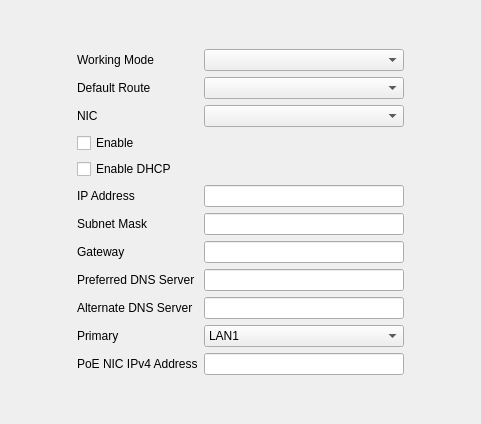
<?xml version="1.0" encoding="UTF-8"?>
<ui version="4.0">
 <class>WizardPageNetwork</class>
 <widget class="QWidget" name="WizardPageNetwork">
  <property name="geometry">
   <rect>
    <x>0</x>
    <y>0</y>
    <width>481</width>
    <height>424</height>
   </rect>
  </property>
  <property name="windowTitle">
   <string>Form</string>
  </property>
  <layout class="QGridLayout" name="gridLayout_2">
   <item row="0" column="1">
    <spacer name="verticalSpacer">
     <property name="orientation">
      <enum>Qt::Vertical</enum>
     </property>
     <property name="sizeHint" stdset="0">
      <size>
       <width>20</width>
       <height>27</height>
      </size>
     </property>
    </spacer>
   </item>
   <item row="1" column="0">
    <spacer name="horizontalSpacer">
     <property name="orientation">
      <enum>Qt::Horizontal</enum>
     </property>
     <property name="sizeHint" stdset="0">
      <size>
       <width>45</width>
       <height>20</height>
      </size>
     </property>
    </spacer>
   </item>
   <item row="1" column="1">
    <layout class="QGridLayout" name="gridLayout">
     <item row="3" column="0">
      <widget class="QCheckBox" name="enableLAN_checkBox">
       <property name="text">
        <string>Enable</string>
       </property>
      </widget>
     </item>
     <item row="2" column="1">
      <widget class="ComboBox" name="selectNIC_comboBox"/>
     </item>
     <item row="0" column="0">
      <widget class="QLabel" name="label_workMode">
       <property name="text">
        <string>Working Mode</string>
       </property>
      </widget>
     </item>
     <item row="7" column="1">
      <widget class="MyLineEdit" name="gateway_lineEdit"/>
     </item>
     <item row="4" column="0">
      <widget class="QCheckBox" name="enableDHCP_checkBox">
       <property name="text">
        <string>Enable DHCP</string>
       </property>
      </widget>
     </item>
     <item row="6" column="0">
      <widget class="QLabel" name="label_netmask">
       <property name="text">
        <string>Subnet Mask</string>
       </property>
      </widget>
     </item>
     <item row="7" column="0">
      <widget class="QLabel" name="label_gateway">
       <property name="text">
        <string>Gateway</string>
       </property>
      </widget>
     </item>
     <item row="2" column="0">
      <widget class="QLabel" name="label_selectNIC">
       <property name="text">
        <string>NIC</string>
       </property>
      </widget>
     </item>
     <item row="11" column="1">
      <widget class="MyLineEdit" name="poeIPaddr_lineEdit"/>
     </item>
     <item row="10" column="0">
      <widget class="QLabel" name="label_bondPrimary">
       <property name="text">
        <string>Primary</string>
       </property>
      </widget>
     </item>
     <item row="5" column="0">
      <widget class="QLabel" name="label_ipaddr">
       <property name="text">
        <string>IP Address</string>
       </property>
      </widget>
     </item>
     <item row="9" column="1">
      <widget class="MyLineEdit" name="dns2_lineEdit"/>
     </item>
     <item row="0" column="1">
      <widget class="ComboBox" name="comboBox_workMode">
       <property name="minimumSize">
        <size>
         <width>200</width>
         <height>0</height>
        </size>
       </property>
      </widget>
     </item>
     <item row="11" column="0">
      <widget class="QLabel" name="label_poeIPaddr">
       <property name="text">
        <string>PoE NIC IPv4 Address</string>
       </property>
      </widget>
     </item>
     <item row="9" column="0">
      <widget class="QLabel" name="label_dnsAlt">
       <property name="text">
        <string>Alternate DNS Server</string>
       </property>
      </widget>
     </item>
     <item row="8" column="0">
      <widget class="QLabel" name="label_dnsPre">
       <property name="text">
        <string>Preferred DNS Server</string>
       </property>
      </widget>
     </item>
     <item row="10" column="1">
      <widget class="ComboBox" name="bondPrimary_comboBox">
       <item>
        <property name="text">
         <string>LAN1</string>
        </property>
       </item>
       <item>
        <property name="text">
         <string>LAN2</string>
        </property>
       </item>
      </widget>
     </item>
     <item row="5" column="1">
      <widget class="MyLineEdit" name="ipaddr_lineEdit"/>
     </item>
     <item row="6" column="1">
      <widget class="MyLineEdit" name="netmask_lineEdit"/>
     </item>
     <item row="8" column="1">
      <widget class="MyLineEdit" name="dns1_lineEdit"/>
     </item>
     <item row="1" column="0">
      <widget class="QLabel" name="labelDefaultRoute">
       <property name="text">
        <string>Default Route</string>
       </property>
      </widget>
     </item>
     <item row="1" column="1">
      <widget class="ComboBox" name="comboBoxDefaultRoute">
       <property name="minimumSize">
        <size>
         <width>200</width>
         <height>0</height>
        </size>
       </property>
      </widget>
     </item>
    </layout>
   </item>
   <item row="1" column="2">
    <spacer name="horizontalSpacer_2">
     <property name="orientation">
      <enum>Qt::Horizontal</enum>
     </property>
     <property name="sizeHint" stdset="0">
      <size>
       <width>45</width>
       <height>20</height>
      </size>
     </property>
    </spacer>
   </item>
   <item row="2" column="1">
    <spacer name="verticalSpacer_2">
     <property name="orientation">
      <enum>Qt::Vertical</enum>
     </property>
     <property name="sizeHint" stdset="0">
      <size>
       <width>20</width>
       <height>28</height>
      </size>
     </property>
    </spacer>
   </item>
  </layout>
 </widget>
 <customwidgets>
  <customwidget>
   <class>ComboBox</class>
   <extends>QComboBox</extends>
   <header>combobox.h</header>
  </customwidget>
  <customwidget>
   <class>MyLineEdit</class>
   <extends>QLineEdit</extends>
   <header>mylineedit.h</header>
  </customwidget>
 </customwidgets>
 <tabstops>
  <tabstop>comboBox_workMode</tabstop>
  <tabstop>selectNIC_comboBox</tabstop>
  <tabstop>enableLAN_checkBox</tabstop>
  <tabstop>enableDHCP_checkBox</tabstop>
  <tabstop>ipaddr_lineEdit</tabstop>
  <tabstop>netmask_lineEdit</tabstop>
  <tabstop>gateway_lineEdit</tabstop>
  <tabstop>dns1_lineEdit</tabstop>
  <tabstop>dns2_lineEdit</tabstop>
  <tabstop>bondPrimary_comboBox</tabstop>
  <tabstop>poeIPaddr_lineEdit</tabstop>
 </tabstops>
 <resources/>
 <connections/>
</ui>
